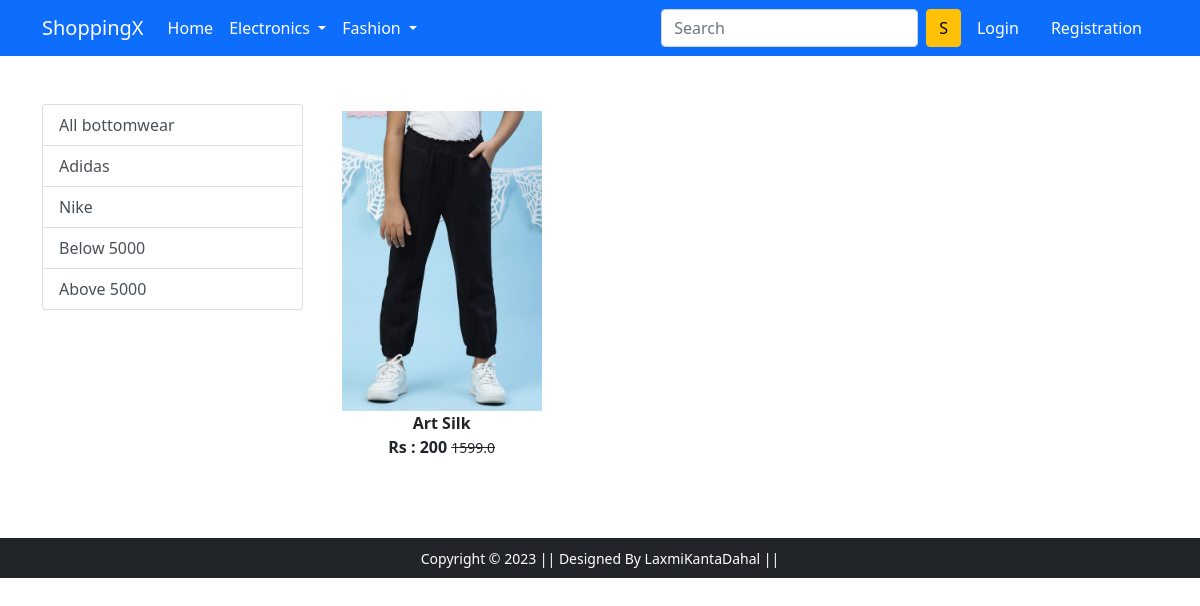
/bottomwear/, run on an earlier commit of the app's database.
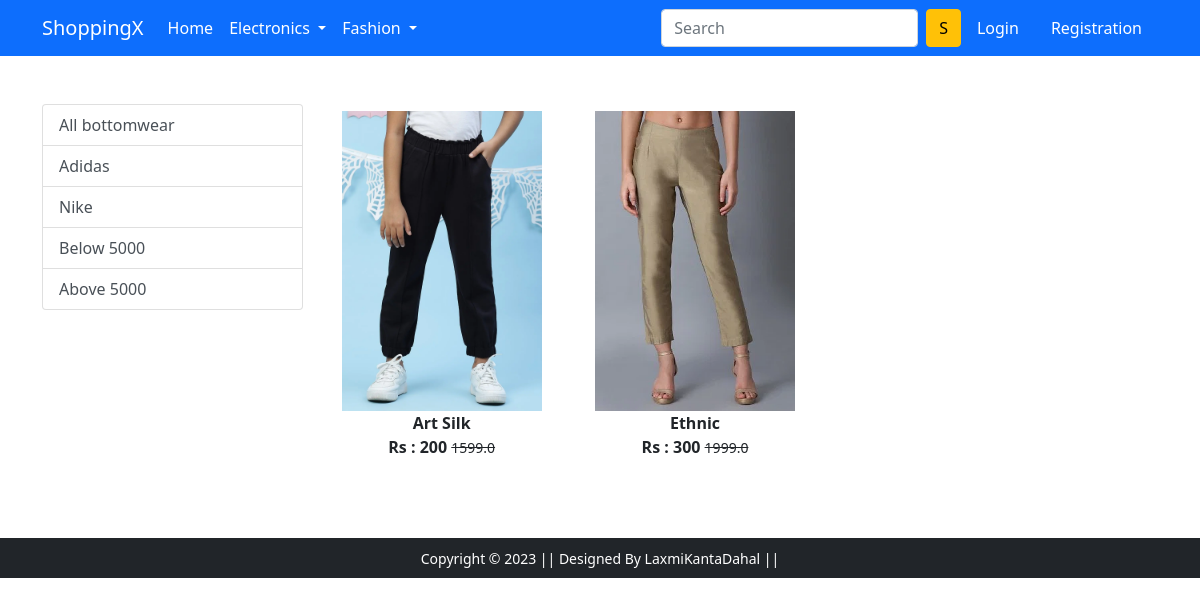
And on a later commit of the database.
### app/models.py (models this page shows, shortened)
class Product(models.Model):
    title=models.CharField(max_length=100)
    selling_price=models.FloatField()
    discounted_price=models.IntegerField()
    description=models.TextField(blank=True)
    brand=models.CharField(max_length=100)
    category=models.CharField(choices=CATEGORY_CHOICES,max_length=2)
    product_img=models.ImageField(upload_to='productimg')

### app/views.py (the view)
# urls.py: path('bottomwear/', views.bottomwear, name='bottomwear'),
def bottomwear(request,data=None):
    if data==None:
        bottomwear=Product.objects.filter(category='BW')
    elif data=='adidas' or data=='nike':
        bottomwear=Product.objects.filter(category='BW').filter(brand=data)
    elif data=='below':
        bottomwear=Product.objects.filter(category='BW').filter(discounted_price__lt=5001)
    elif data=='above':
        bottomwear=Product.objects.filter(category='BW').filter(discounted_price__gt=5000)
    return render(request, 'app/bottomwear.html',{'bottomwear':bottomwear})

### app/templates/app/bottomwear.html (shortened to what this page needs)
{% extends 'app/base.html' %}
{% load static %}
{% block main-content %}
<div class="container my-5">
 <div class="row">
  <div class="col-sm-3">
   <div class="list-group">
    <a href="{% url 'bottomwear' %}" class="list-group-item list-group-item-action" aria-current="true">All bottomwear</a>
    <a href="{% url 'bottomweardata' 'adidas' %}" class="list-group-item list-group-item-action" aria-current="true">Adidas</a>
    <a href="{% url 'bottomweardata' 'nike' %}" class="list-group-item list-group-item-action" aria-current="true">Nike</a>
    <a href="{% url 'bottomweardata' 'below' %}" class="list-group-item list-group-item-action" aria-current="true">Below 5000</a>
    <a href="{% url 'bottomweardata' 'above' %}" class="list-group-item list-group-item-action" aria-current="true">Above 5000</a>
   </div>
  </div>
  <div class="col-sm-8">
    <div class="row">
        {% for product in bottomwear %}
        <div class="col-sm-4 text-center mb-4">
            <a href="{% url 'product-detail' product.id %}" class="btn">
                <div class="item">
                <img src="{{ product.product_img.url }}" alt="" height="300" class="">
                <div class="fw-bold">{{product.title}}</div>
                <div class="fw-bold">Rs : {{product.discounted_price}}
                <small class="fw-light text-decoration-line-through">{{product.selling_price}}</small></div>
            </div>
        </a>
    </div>
        {% endfor %}
  </div>
 </div>
</div>
</div>
{% endblock main-content %}

What changed in the data, as far as the page shows it:
added Product: product_img (picture), title "Ethnic", discounted_price "300", selling_price "1999.0"
